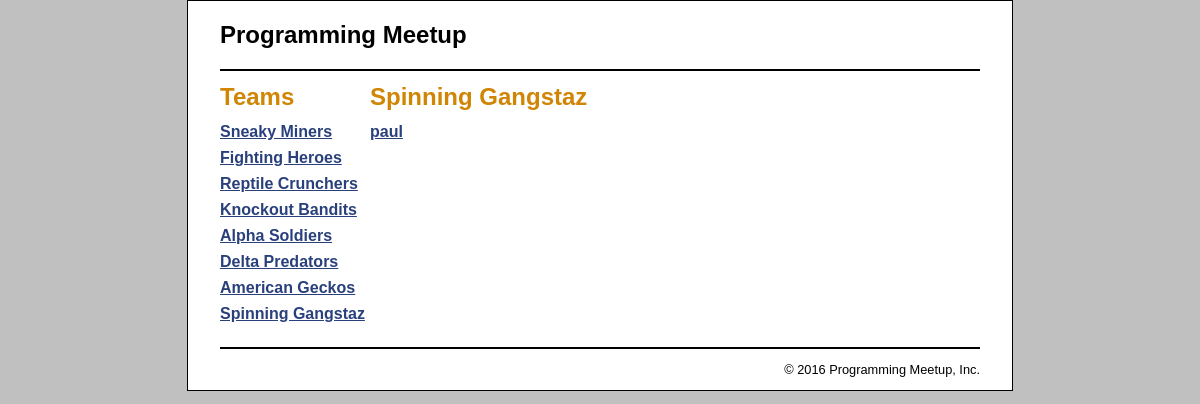
Page /controller/product_catalog?team_id=8 on the earlier database version.
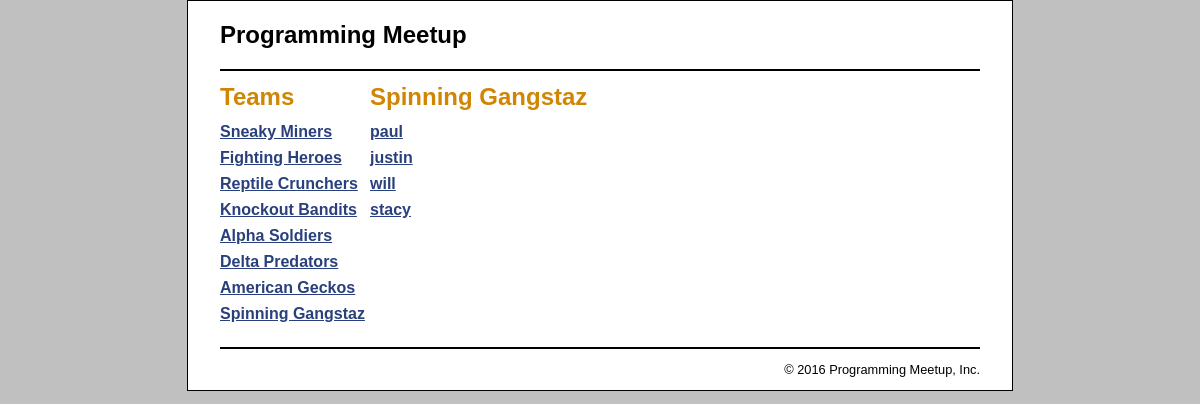
Same page on the later database version.
### tables this page shows
CREATE TABLE team (
	team_id				int				auto_increment,
	team_name			varchar(255)	not null 		unique,
	team_description	varchar(500)	not null,	
	
	primary key (team_id)
);

CREATE TABLE member (
	team_id				int				not null,
	member_id			int				auto_increment,	
	member_name			varchar(255)	not null,
	member_birthday		date,

	index team_id (team_id),	
	foreign key (team_id) references team(team_id),		
	primary key (member_id)	
);

### model/category_db.php (called while the page is built, shortened)
<?php
	function get_teams() {
	    global $db;
	    $query = 'SELECT * FROM team
	              ORDER BY team_id';
	    $statement = $db->prepare($query);
	    $statement->execute();
	    return $statement;
	}
	function get_team_name($group_id) {
	    global $db;
	    $query = 'SELECT * FROM team
	              WHERE team_id = :group_id';
	    $statement = $db->prepare($query);
	    $statement->bindValue(':group_id', $group_id);
	    $statement->execute();
	    $team = $statement->fetch();
	    $team_name = $team['team_name'];
	    return $team_name;
	}
?>

### model/product_db.php (called while the page is built, shortened)
<?php
function get_member_by_team($team_id) {
    global $db;
    $query = 'SELECT * FROM member
              WHERE member.team_id = :team_id
              ORDER BY member_id';
    $statement = $db->prepare($query);
    $statement->bindValue(":team_id", $team_id);
    $statement->execute();
    $members = $statement->fetchAll();
    return $members;
}
?>

### view/product_catalog/product_list.php (the view)
<?php include '../../view/template/header.php'; ?>
<main>
    <aside>
        <h1>Teams</h1>
		<?php include '../../view/template/categories_nav.php'; ?>
    </aside>
    <section>
        <h1><?php echo $team_name; ?></h1>
        <ul class="nav">
            <?php foreach ($member as $person) : ?>
            <li>
                <a href = "?action=view_product&amp;product_id=<?php
						  echo $person['member_id']; ?>" >
                    <?php echo $person['member_name']; ?>
                </a>
            </li>
            <?php endforeach; ?>
        </ul>
    </section>
</main>
<?php include '../../view/template/footer.php'; ?>

### view/template/categories_nav.php
<nav>
	<ul>
	<?php foreach ($teams as $team) : ?>
		<li>
		<a href="?team_id=<?php echo $team['team_id']; ?>">
			<?php echo $team['team_name']; ?>
		</a>
		</li>
	<?php endforeach; ?>
	</ul>
</nav>

Differences in the rows shown:
added member: member_name "justin"
added member: member_name "will"
added member: member_name "stacy"
